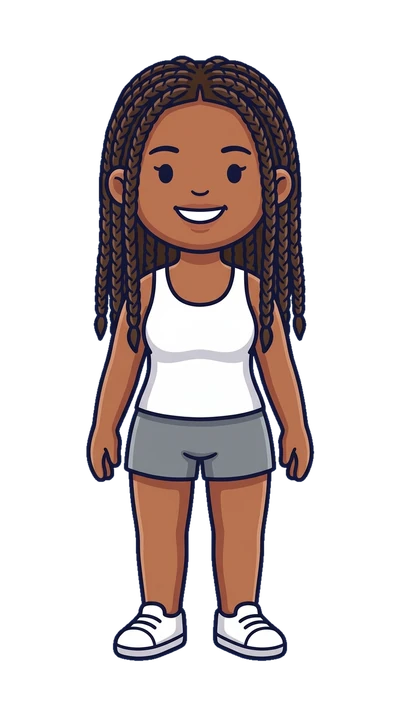
#> input picture hustleville/assets/wardrobe/body-amara.webp, 400 x 716 px, given in place of base_w.png, which was not available
$ python wardrobe_skin_variants.py
#> lines starting #> are read from the running program, lines starting #| are printed output that depends on the picture; pictures that were not available may be replaced by others from this repository, and a replacement may not be noted
import sys, os, json, numpy as np, colorsys
from PIL import Image
OUT='/home/user/webdev/hustleville/assets/wardrobe/'
def skin_of(path):
#> called with path = 'base_w.png'
    a=np.array(Image.open(path).convert('RGB')).astype(int); H=a.shape[0]
#> after `a = np.array(Image.open(path).convert('RGB')).astype(int)`:
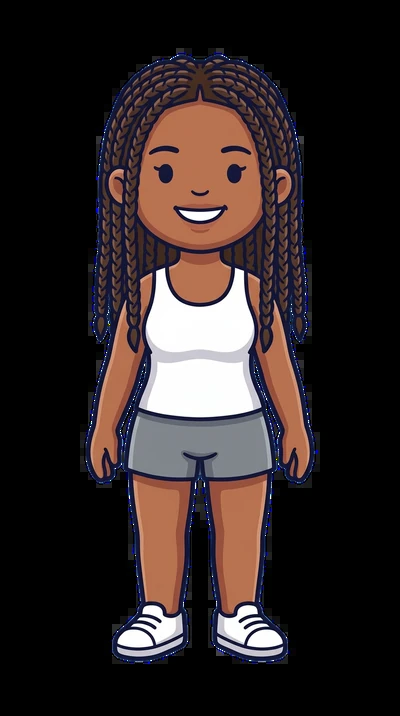
#> a: shape (716, 400, 3) int64; mean R, G, B 47.1, 37.8, 37.6
#> after `H = a.shape[0]`: H = 716
    reg=a[int(H*0.74):int(H*0.82), int(a.shape[1]*0.2):int(a.shape[1]*0.8)].reshape(-1,3); reg=reg[reg.sum(1)>240]
    q=(reg//8); vals,cnt=np.unique(q,axis=0,return_counts=True); return vals[cnt.argmax()]*8+4
#> after `vals, cnt = np.unique(q, axis=0, return_counts=True)`: vals = 164 rows, first 8: [6, 9, 14], [7, 8, 14], [7, 8, 15], [7, 9, 13], [7, 9, 14], [7, 9, 15], [7, 10, 15], [8, 8, 14]; cnt = 164 values, max 2585 at index 116, min 1 at index 0, mean 30.34
def hsv(c): return colorsys.rgb_to_hsv(*(np.array(c)/255.0))
TEMPLATE={'w':'base_w.png','m':'base_m.png'}
BODY={'amara':('w','base_w.png'),'diego':('m','base_m.png'),'yuki':('w','fb_yuki.png'),'priya':('w','fb_priya.png'),'sofia':('w','fb_sofia.png'),'olga':('w','fb_olga.png'),
      'kenji':('m','fb_kenji.png'),'omar':('m','fb_omar.png'),'liam':('m','fb_liam.png'),'noah':('m','fb_noah.png')}
TSK={g:skin_of(p) for g,p in TEMPLATE.items()}
#> call 2 of skin_of, with path = 'base_m.png'
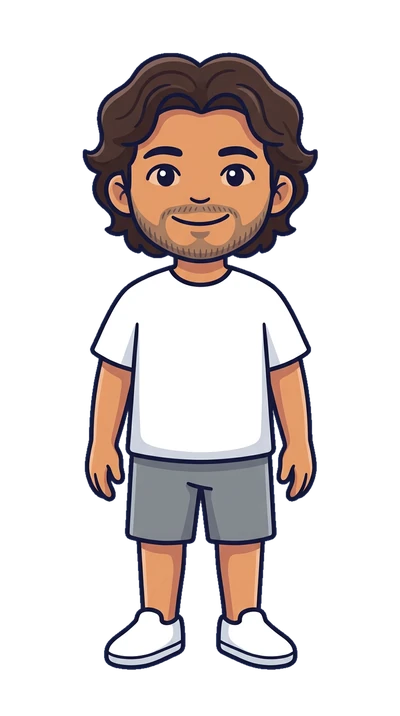
#> input picture hustleville/assets/wardrobe/body-diego.webp, 400 x 716 px, given in place of base_m.png, which was not available
#> in skin_of (call 2), `a = np.array(Image.open(path).convert('RGB')).astype(int)`:
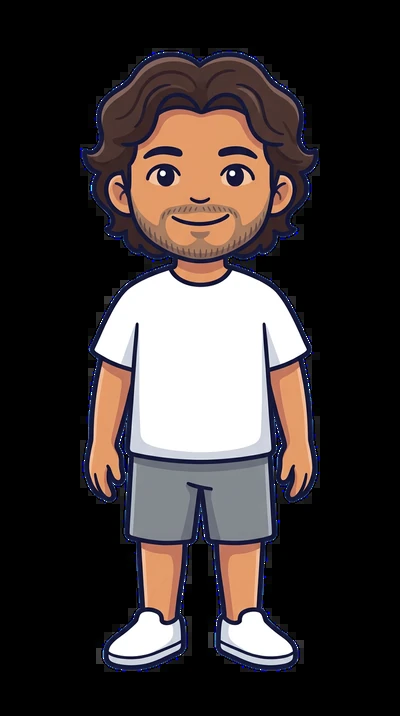
#> a: shape (716, 400, 3) int64; mean R, G, B 59.9, 52.8, 52.1
#> in skin_of (call 2), `vals, cnt = np.unique(q, axis=0, return_counts=True)`: vals = 345 rows, first 8: [6, 9, 14], [7, 8, 13], [7, 8, 14], [7, 8, 15], [7, 9, 13], [7, 9, 14], [7, 10, 15], [7, 10, 16]; cnt = 345 values, max 1467 at index 290, min 1 at index 1, mean 13.57
#> TSK = {'w': [188, 116, 84], 'm': [228, 156, 108]}
# omar's skin was hue-corrected on export; measure from the exported body instead
SK={}
for k,(g,fn) in BODY.items():
    SK[k]=skin_of(fn) if k!='omar' else None
#> in skin_of (call 3), `vals, cnt = np.unique(q, axis=0, return_counts=True)`: vals = 164 rows, first 8: [6, 9, 14], [7, 8, 14], [7, 8, 15], [7, 9, 13], [7, 9, 14], [7, 9, 15], [7, 10, 15], [8, 8, 14]; cnt = 164 values, max 2585 at index 116, min 1 at index 0, mean 30.34
#> (the run stopped early here; a loop or call above may not have finished)
